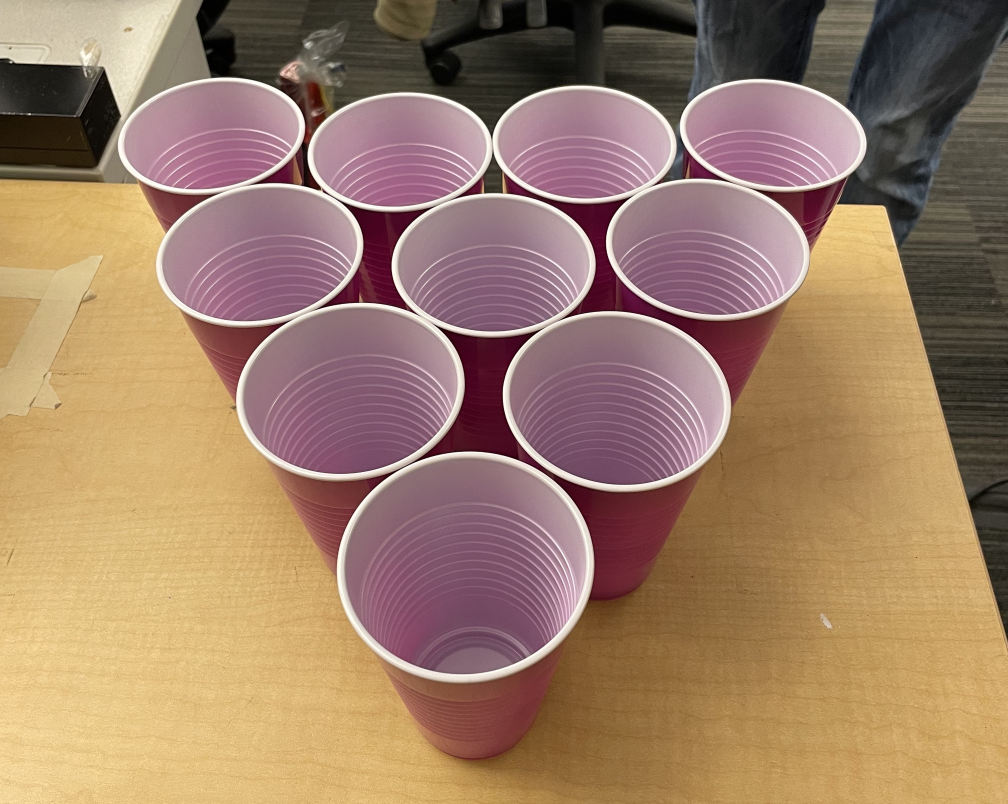
#> input picture notebooks/IMG_3921.jpg, 3024 x 2412 px (shown at 1/3 size)
$ jupyter execute --allow-errors image_processing.ipynb
#> lines starting #> are read from the running program, lines starting #| are printed output that depends on the picture; after the words box and inside, x2 and y2 are one past the last pixel; in counts of white or black regions, pixels touching at a corner belong together
[cell 1]
# import argparse
import numpy as np
import cv2
import matplotlib.pyplot as plt

img = cv2.imread('IMG_3921.jpg')
#> img is the input picture: shape (2412, 3024, 3); mean B, G, R 104.3, 127.1, 158.1
img = cv2.cvtColor(img, cv2.COLOR_BGR2RGB)
scale_percent = 15 # percent of original size
width = int(img.shape[1] * scale_percent / 100)
#> width = 453
height = int(img.shape[0] * scale_percent / 100)
#> height = 361
dim = (width, height)
#> dim = (453, 361)

# resize image
resized = cv2.resize(img, dim)
print(dim)
#| (453, 361)
print(img)
#> (printed output is left out)

plt.imshow(resized)

[cell 2]
img1 = cv2.cvtColor(resized, cv2.COLOR_RGB2GRAY)
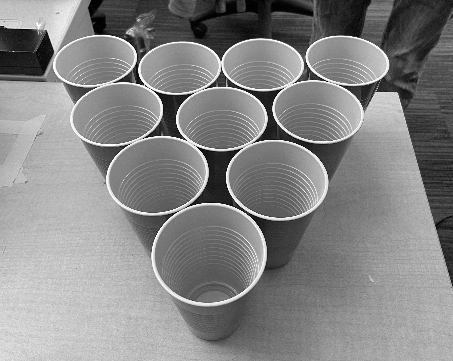
#> img1: shape (361, 453); min 0, max 254, mean 133.6
plt.imshow(img1)

[cell 3]
edges = cv2.Canny(image=resized, threshold1=300, threshold2=400, apertureSize=3)
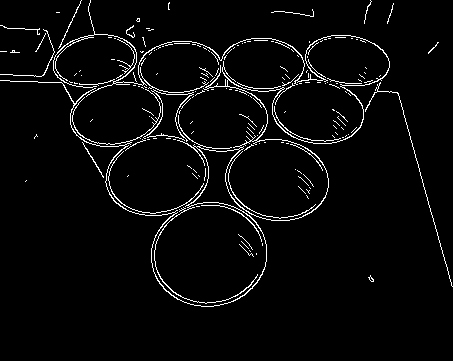
#> edges: shape (361, 453); 3.6% white in thin lines or dots, all inside (x1, y1, x2, y2) = (0, 0, 453, 307)
# edges = cv2.Sobel(image=img, )
# print(edges)
plt.imshow(edges)
# cv2.imshow('edges', edges)

[cell 4]
# Modified from https://stackoverflow.com/questions/60637120/detect-circles-in-opencv
minDist = 40
param1 = 30 #500
param2 = 30 #200 #smaller value-> more false circles
minRadius = 5
maxRadius = 100 #10

circles = cv2.HoughCircles(edges, cv2.HOUGH_GRADIENT, 1, minDist, param1=param1, param2=param2, minRadius=minRadius, maxRadius=maxRadius)
#> circles = [[211.5, 248.5, 57], [275.5, 174.5, 46.1], [148.5, 175.5, 40.7], [220.5, 133.5, 46.3], [306.5, 112.5, 35.8], [105.5, 113.5, 33.8], [121.5, 69.5, 15.8], [281.5, 67.5, 23.4]]
print(circles)
#| [[[211.5 248.5  57. ]
#|   [275.5 174.5  46.1]
#|   [148.5 175.5  40.7]
#|   [220.5 133.5  46.3]
#|   [306.5 112.5  35.8]
#|   [105.5 113.5  33.8]
#|   [121.5  69.5  15.8]
#|   [281.5  67.5  23.4]]]
if circles is not None:
    circles = np.uint16(np.around(circles))
#> circles = [[212, 248, 57], [276, 174, 46], [148, 176, 41], [220, 134, 46], [306, 112, 36], [106, 114, 34], [122, 70, 16], [282, 68, 23]]
    for i in circles[0,:]:
        print("test", i)
        cv2.circle(edges, (i[0], i[1]), i[2], (255, 255, 255), 2)
#> this loop made 8 passes
#| test [212 248  57]
#| test [276 174  46]
#| test [148 176  41]
#| test [220 134  46]
#| test [306 112  36]
#| test [106 114  34]
#| test [122  70  16]
#| test [282  68  23]
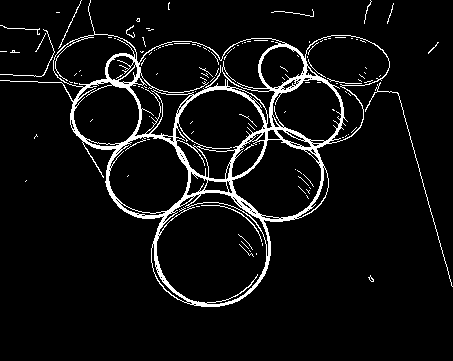
#> edges: shape (361, 453); 6.3% white in thin lines or dots, all inside (x1, y1, x2, y2) = (0, 0, 453, 307)

plt.imshow(edges)

[cell 5]
print("owo")
# Set up the detector with default parameters.
# Setup SimpleBlobDetector parameters.
params = cv2.SimpleBlobDetector_Params()

# Change thresholds
params.minThreshold = 10
params.maxThreshold = 300


# Filter by Area.
params.filterByArea = True
params.minArea = 1500

# Filter by Circularity
params.filterByCircularity = True
params.minCircularity = 0.05

# Filter by Convexity
params.filterByConvexity = True
params.minConvexity = 0.87

# Filter by Inertia
params.filterByInertia = True
params.minInertiaRatio = 0.01
detector = cv2.SimpleBlobDetector_create(params)
print("detected")
# Detect blobs.
keypoints = detector.detect(resized)
#> keypoints = 10 keypoints; (x, y, size): (117, 115, 72.3), (208, 267, 72), (219, 119, 71), (269, 184, 66.7), (312, 112, 65.4), (158, 182, 64.7), (95, 61, 61.6), (179, 69, 60.8), (259, 65, 60.4), (341, 60, 60.1)
print("Key-pointed")
print(keypoints)
#> (printed output is left out)
# Draw detected blobs as red circles.
# cv2.DRAW_MATCHES_FLAGS_DRAW_RICH_KEYPOINTS ensures the size of the circle corresponds to the size of blob
im_with_keypoints = cv2.drawKeypoints(resized, keypoints, np.array([]), (0,0,255), cv2.DRAW_MATCHES_FLAGS_DRAW_RICH_KEYPOINTS)
plt.imshow(im_with_keypoints)

[cell 6]
import numpy as np
import cv2
import matplotlib.pyplot as plt

img_2 = cv2.imread('image-3.png')
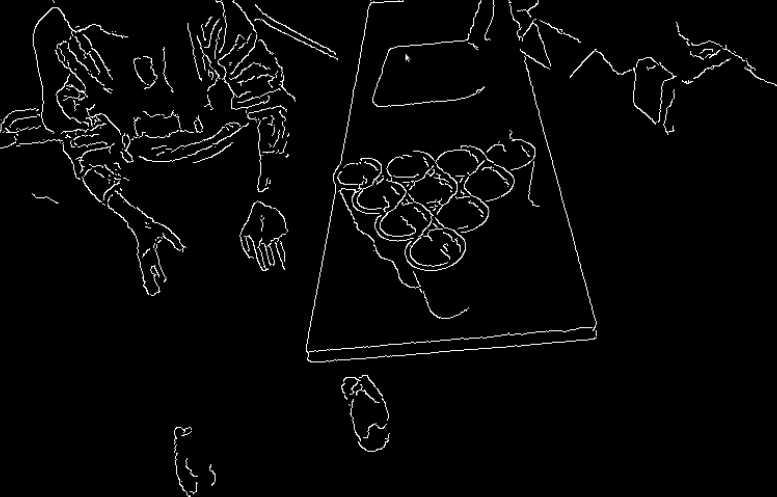
#> input picture notebooks/image-3.png, 1554 x 994 px (shown at 1/2 size)
#> img_2 is the input picture: shape (994, 1554, 3); min 0, max 255, mean 7
scale_percent = 50 # percent of original size
width = int(img.shape[1] * scale_percent / 100)
#> width = 1512
height = int(img.shape[0] * scale_percent / 100)
#> height = 1206
dim = (width, height)
#> dim = (1512, 1206)

# resize image
img_2 = cv2.resize(img_2, dim)
#> img_2: shape (1206, 1512, 3)
params = cv2.SimpleBlobDetector_Params()

# Change thresholds
params.minThreshold = 0
params.maxThreshold = 10000

# Filter by Area.
params.filterByArea = True
params.minArea = 0

# Filter by Circularity
params.filterByCircularity = True
params.minCircularity = 0.00

# Filter by Convexity
params.filterByConvexity = True
params.minConvexity = 0.0

# Filter by Inertia
# params.filterByInertia = True
params.minInertiaRatio = 0.00
#> (the rest of this cell did not finish here and is left out)

[cell 7]
# import argparse
import numpy as np
import cv2
import matplotlib.pyplot as plt

img = cv2.imread('image-3.png')
img = cv2.cvtColor(img, cv2.COLOR_BGR2RGB)
scale_percent = 50 # percent of original size
width = int(img.shape[1] * scale_percent / 100)
#> width = 777
height = int(img.shape[0] * scale_percent / 100)
#> height = 497
dim = (width, height)
#> dim = (777, 497)

# resize image
resized = cv2.resize(img, dim)
#> resized: shape (497, 777, 3)
# print(dim)
# print(img)
# print(img.type())
plt.imshow(resized)
edges = cv2.Canny(image=resized, threshold1=10, threshold2=100)
#> edges: shape (497, 777); 4.7% white in thin lines or dots
plt.imshow(edges)
print(type(edges), edges.shape)
#| <class 'numpy.ndarray'> (497, 777)

# # Modified from https://stackoverflow.com/questions/60637120/detect-circles-in-opencv
minDist = 30
param1 = 30 #500
param2 = 30 #200 #smaller value-> more false circles
minRadius = 5
maxRadius = 40 #10

circles = cv2.HoughCircles(edges, cv2.HOUGH_GRADIENT, 1, minDist, param1=param1, param2=param2, minRadius=minRadius, maxRadius=maxRadius)
#> circles = [[230.5, 36.5, 27.2], [252.5, 84.5, 19.4], [491.5, 187.5, 25.8]]
print(circles)
#| [[[230.5  36.5  27.2]
#|   [252.5  84.5  19.4]
#|   [491.5 187.5  25.8]]]
if circles is not None:
    circles = np.uint16(np.around(circles))
#> circles = [[230, 36, 27], [252, 84, 19], [492, 188, 26]]
    for i in circles[0,:]:
        print("test", i)
        cv2.circle(edges, (i[0], i[1]), i[2], (255, 255, 255), 2)
#> this loop made 3 passes
#| test [230  36  27]
#| test [252  84  19]
#| test [492 188  26]
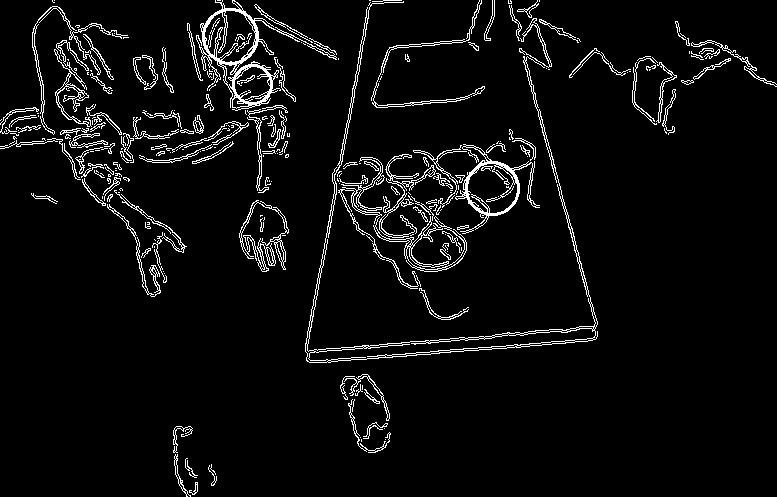
#> edges: shape (497, 777); 5% white in thin lines or dots

plt.imshow(edges, )

[cell 8]
import numpy as np
import cv2
import matplotlib.pyplot as plt

img = cv2.imread('image-5.png')
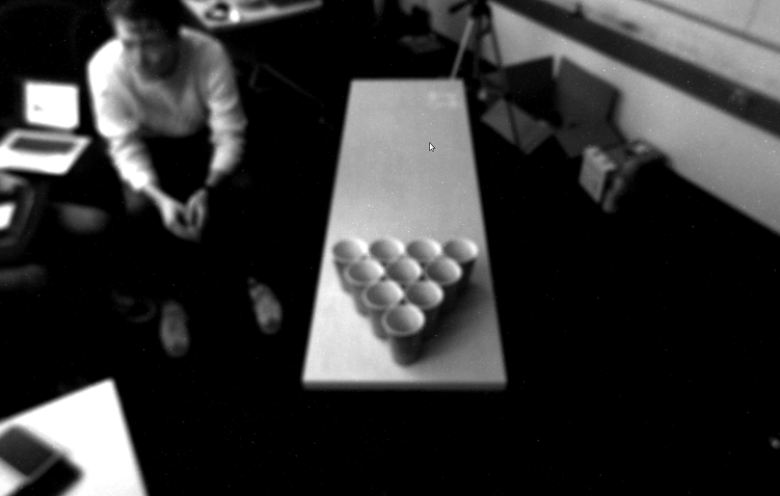
#> input picture notebooks/image-5.png, 1560 x 991 px (shown at 1/2 size)
#> img is the input picture: shape (991, 1560, 3); min 0, max 255, mean 51
imgray = cv2.cvtColor(img, cv2.COLOR_BGR2GRAY)
scale_percent = 50 # percent of original size
width = int(img.shape[1] * scale_percent / 100)
#> width = 780
height = int(img.shape[0] * scale_percent / 100)
#> height = 495
dim = (width, height)
#> dim = (780, 495)

# resize image
resized = cv2.resize(imgray, dim)
#> resized: shape (495, 780)
# print(dim)
# print(img)
# print(img.type())
plt.imshow(resized)
ret, thresh = cv2.threshold(resized, 127, 255, 0)
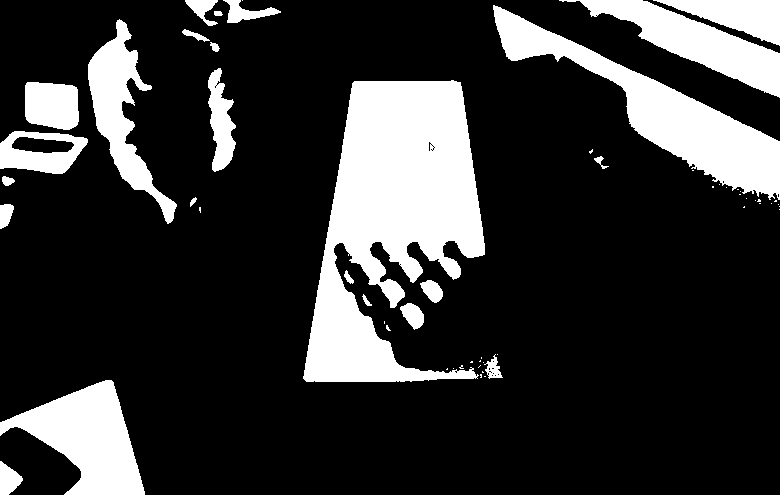
#> thresh: shape (495, 780); 20.6% white; 58 white regions (34 under 20 px)
contours, hierarchy = cv2.findContours(thresh, cv2.RETR_TREE, cv2.CHAIN_APPROX_SIMPLE)
#> contours = 84 contours, 59 with area under 20; largest, box (x1, y1, x2, y2) and area: (303, 80, 485, 382) 31834, (493, 5, 780, 200) 13094, (0, 380, 145, 495) 8381, (559, 0, 780, 98) 6632, (88, 19, 177, 224) 5472
cv2.drawContours(resized, contours, -1, (0,255,0), 3)
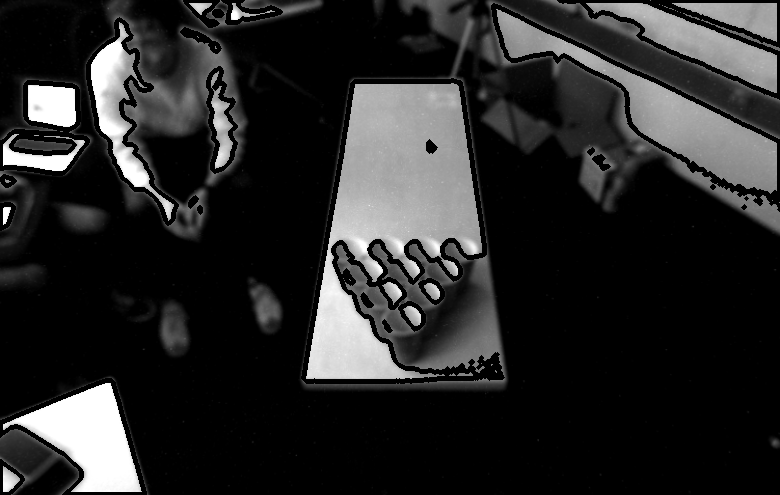
#> resized: shape (495, 780); min 0, max 255, mean 41.5
plt.imshow(resized)
# edges = cv2.Canny(image=resized, threshold1=10, threshold2=100)
# plt.imshow(edges)

[cell 9]
import numpy as np
import cv2
import matplotlib.pyplot as plt

img = cv2.imread('image-5.png')
imgray = cv2.cvtColor(img, cv2.COLOR_BGR2GRAY)

plt.imshow(imgray)

dist_height = 575.0 # measured: 550
dist_width = 180.0
pts_src = np.array([[703.0, 163.0], [924.0,161.0], [606.0,763.0],[1010.0,761.0]])
pts_dst = np.array([[0.0, 0.0], [dist_width,0.0], [0.0,dist_height],[dist_width, dist_height]])

#---- forming the black image of specific size
# im_dst = np.zeros((180, 550), np.uint8)

#---- Framing the homography matrix
h, status = cv2.findHomography(pts_src, pts_dst)
#> h = [[1.07, 0.173, -782.7], [0.0208, 2.3, -390.1], [2.54e-05, 0.00181, 1]]; status = [1, 1, 1, 1]

#---- transforming the image bound in the rectangle to straighten
im_out = cv2.warpPerspective(imgray, h, (int(dist_width),int(dist_height)))
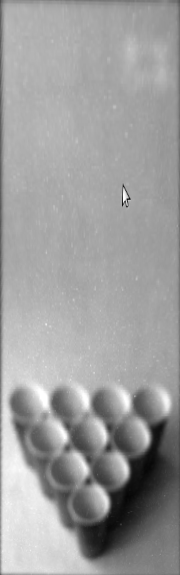
#> im_out: shape (575, 180); min 5, max 255, mean 157.9
cv2.imwrite("im_out.jpg", im_out)
plt.imshow(im_out)
print(type(im_out), im_out.shape)
#| <class 'numpy.ndarray'> (575, 180)
# # Modified from https://stackoverflow.com/questions/60637120/detect-circles-in-opencv
minDist = 15
param1 = 30 #500
param2 = 30 #200 #smaller value-> more false circles
minRadius = 10
maxRadius = 30 #10

circles = cv2.HoughCircles(im_out, cv2.HOUGH_GRADIENT, 1, minDist, param1=param1, param2=param2, minRadius=minRadius, maxRadius=maxRadius)
#> circles = [[81.5, 505.5, 27.1], [65.5, 402.5, 23.9], [62.5, 470.5, 25], [46.5, 438.5, 20.5], [129.5, 436.5, 16], [26.5, 402.5, 14.7]]
print(len(circles[0,:]))
#| 6
if circles is not None:
    circles = np.uint16(np.around(circles))
#> circles = [[82, 506, 27], [66, 402, 24], [62, 470, 25], [46, 438, 20], [130, 436, 16], [26, 402, 15]]
    for i in circles[0,:]:
        print("test", i)
        cv2.circle(im_out, (i[0], i[1]), i[2], (255, 255, 255), 2)
#> this loop made 6 passes
#| test [ 82 506  27]
#| test [ 66 402  24]
#| test [ 62 470  25]
#| test [ 46 438  20]
#| test [130 436  16]
#| test [ 26 402  15]
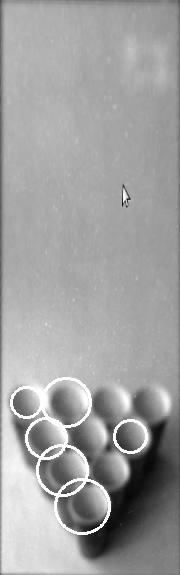
#> im_out: shape (575, 180); 2.24% of pixels changed, all inside (x1, y1, x2, y2) = (10, 377, 148, 535)

plt.imshow(im_out)
cv2.imwrite("im_out_circles.jpg", im_out)
#> Out = True

[cell 10]
# Continued from above
table_offset = 36 # in inches
pixels_pr_inch = 10 # 18 inches x 55 inches
for circ in circles[0,:]:
    pos = (circ[0], circ[1])
    # print((dist_width/2),pos[0])
    real_pos = ((pos[0] - (dist_width/2))/pixels_pr_inch,(dist_height - pos[1])/pixels_pr_inch + table_offset)
    print(real_pos)
#> this loop made 6 passes
#> (circ, real_pos) on passes 1 to 6: ([82, 506, 27], (-0.8, 42.9)), ([66, 402, 24], (-2.4, 53.3)), ([62, 470, 25], (-2.8, 46.5)), ([46, 438, 20], (-4.4, 49.7)), ([130, 436, 16], (4, 49.9)), ([26, 402, 15], (-6.4, 53.3))
#| (-0.8, 42.9)
#| (-2.4, 53.3)
#| (-2.8, 46.5)
#| (-4.4, 49.7)
#| (4.0, 49.9)
#| (-6.4, 53.3)
